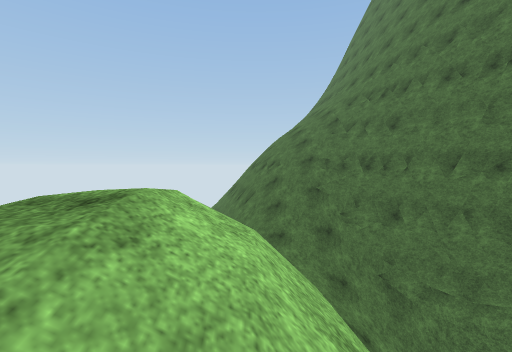
View 1 (above)

12 first-person views from a walk through a scene from a Unity 3-D project. The camera is 1.3 m above the floor, tilts 2° down and sees 85° across. The floor is counted in squares, 1.89 m on a side. Each view is taken from the middle of a square. On the plan, view 1 faces up. The plan holds only what a view shows up to about 9 squares ahead; the rest is blank. The place goes on beyond the plan. The player is left out. Surface patterns are stand-ins for the level's own textures.

View 2
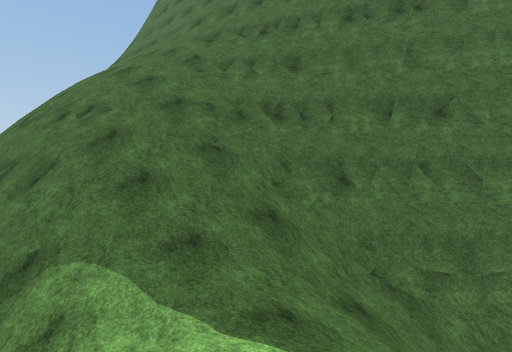

View 3
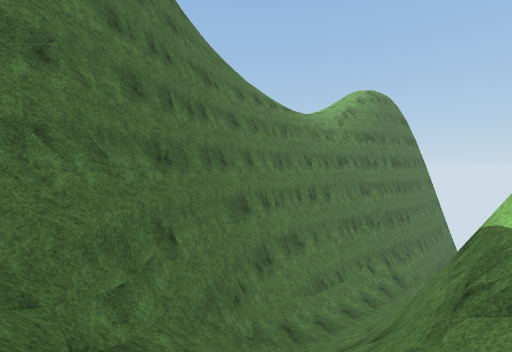

View 4
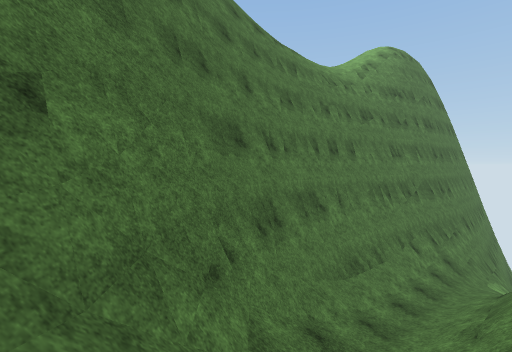

View 5
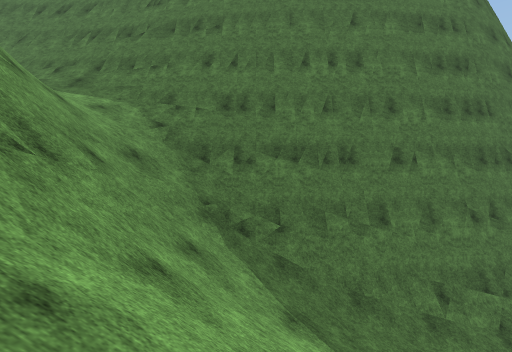

View 6
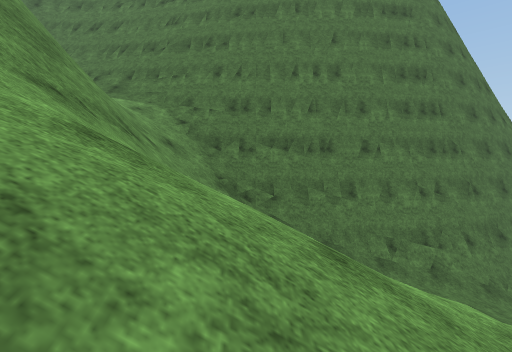

View 7
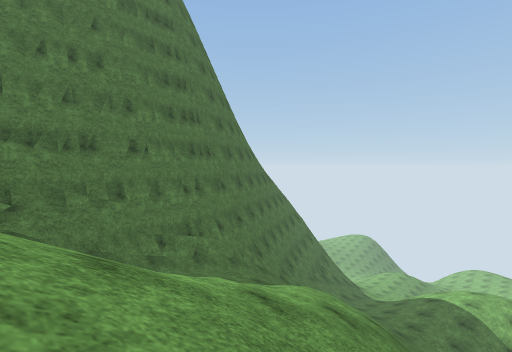

View 8
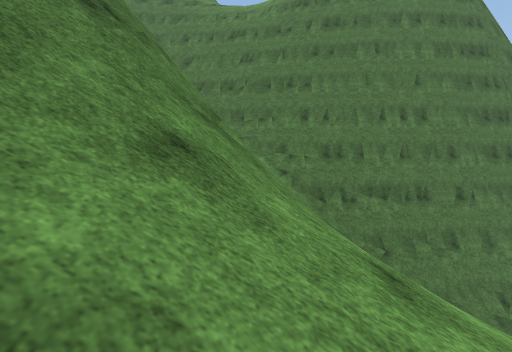

View 9
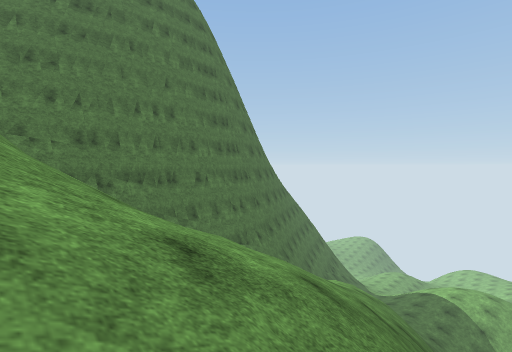

View 10
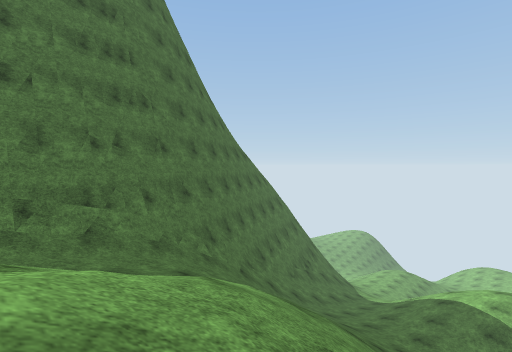

View 11
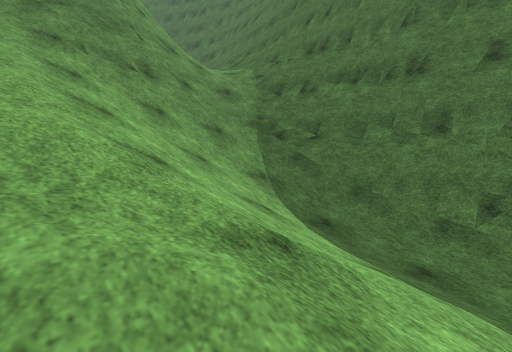

View 12
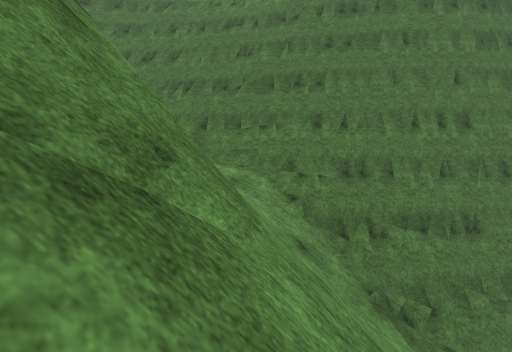

### Floor plan
Key: @ floor where view 1 was taken; # wall or solid block; . main floor; : floor 6.25 m higher than the main floor; / step, stairs or slope; = window, fence, low wall or low ledge; v drop or lower ground.
Columns run from 6 left of view 1 to 6 right of it. Each row starts with its distance up from view 1.
 16       v/
 15      vv//
 14      vv///
 13      vv///#
 12      vv///#
 11      vv//=#
 10      v//#=#
  9      ///###
  8      ////##
  7      ////=#
  6       :///##
  5      / ///##
  4        =# /#
  3       =v#=/##
  2      //v##/##
  1      //v #//#
  0       @  #//#
 -1          #//#
 -2           //#
 -3           .=#
 -4    #####= /##
 -5   //#####//##
 -6 /////##=//=#
 -7  ////=##/###
 -8  //////####
 -9  ///////=#
-10  ///////##
-11  v//////##
-12  v//////##
-13   //////##
-14   v//////#
-15    /// /=#
-16    //  /=#

Positions as (right, up) in squares from view 1, and headings:
1: (0, 0), facing up
2: (-1, 5), facing up-right
3: (1, 7), facing down-right
4: (3, 5), facing down-right
5: (-3, -9), facing right
6: (-5, -9), facing right
7: (-5, -9), facing down-right
8: (-5, -6), facing right
9: (-6, -6), facing down-right
10: (-4, -12), facing down-right
11: (-3, -13), facing up-right
12: (-3, -6), facing right
